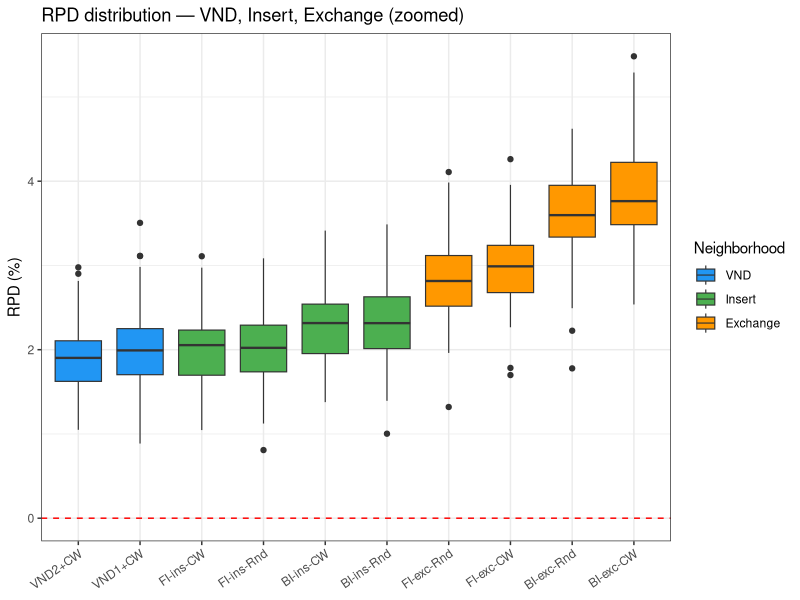
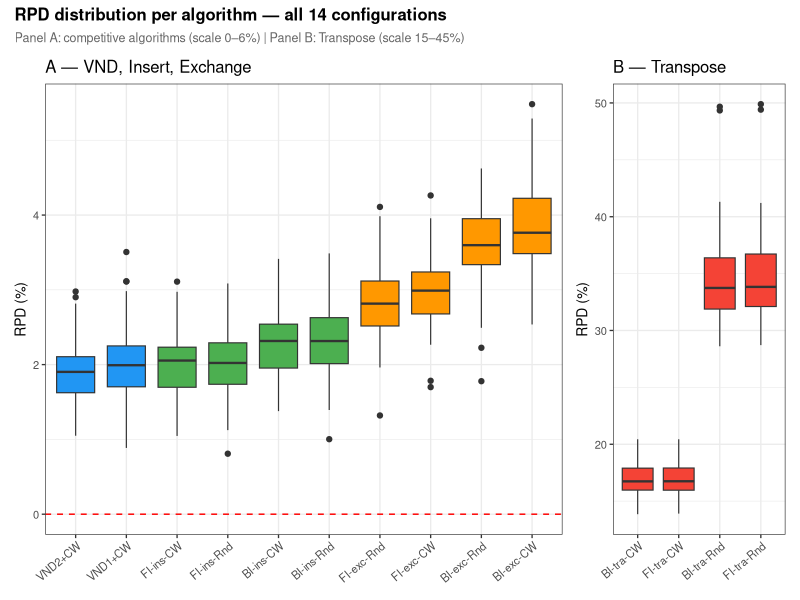
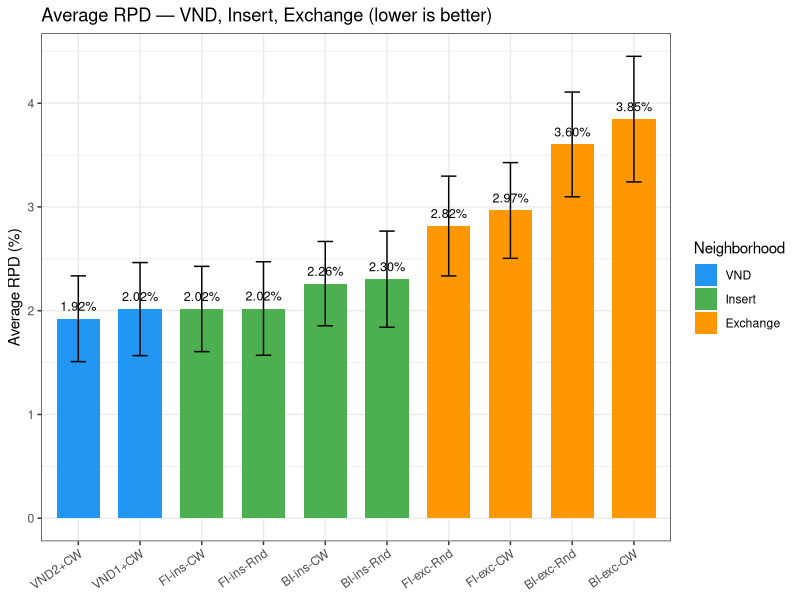
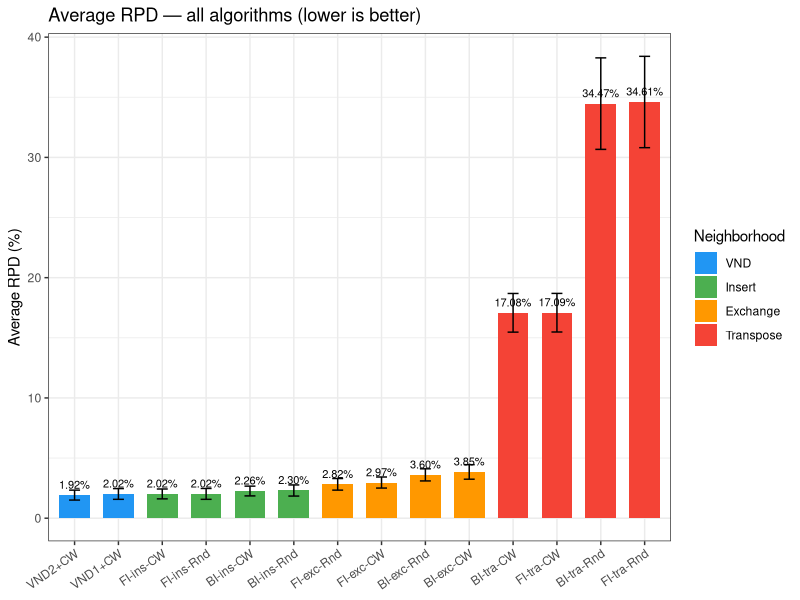
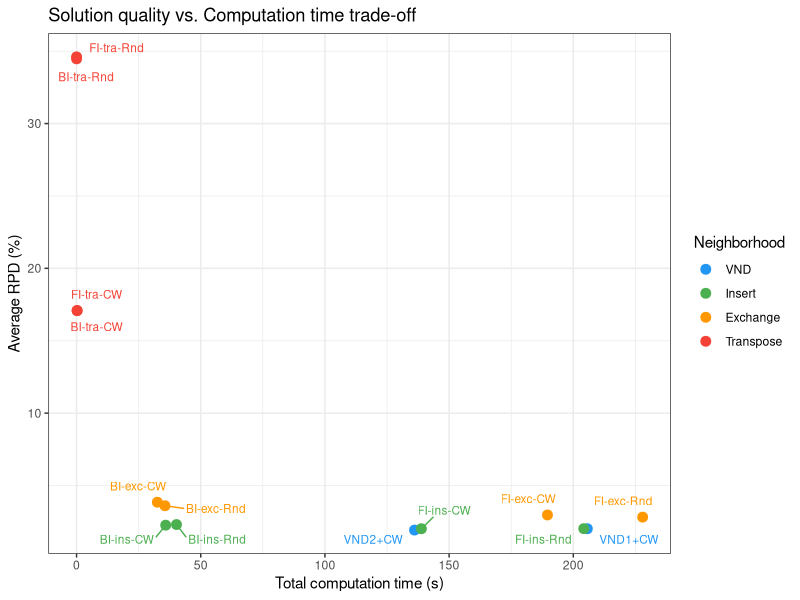
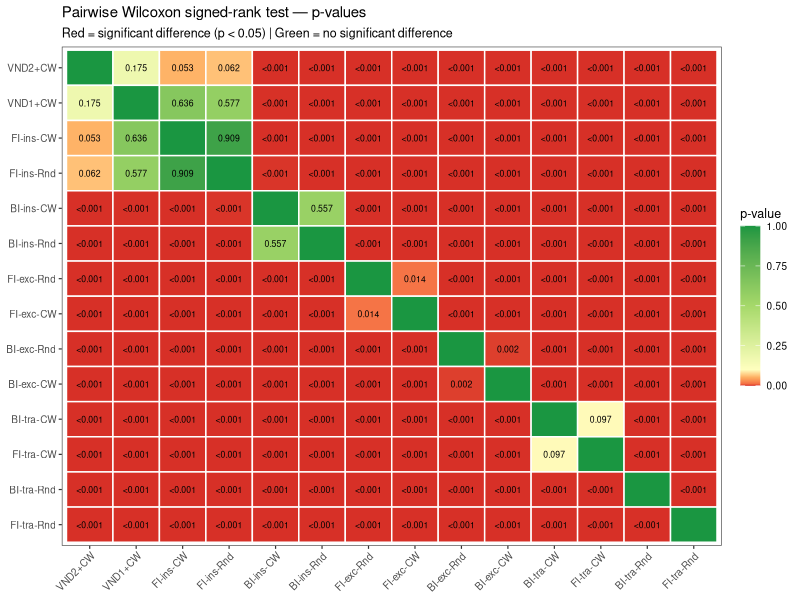
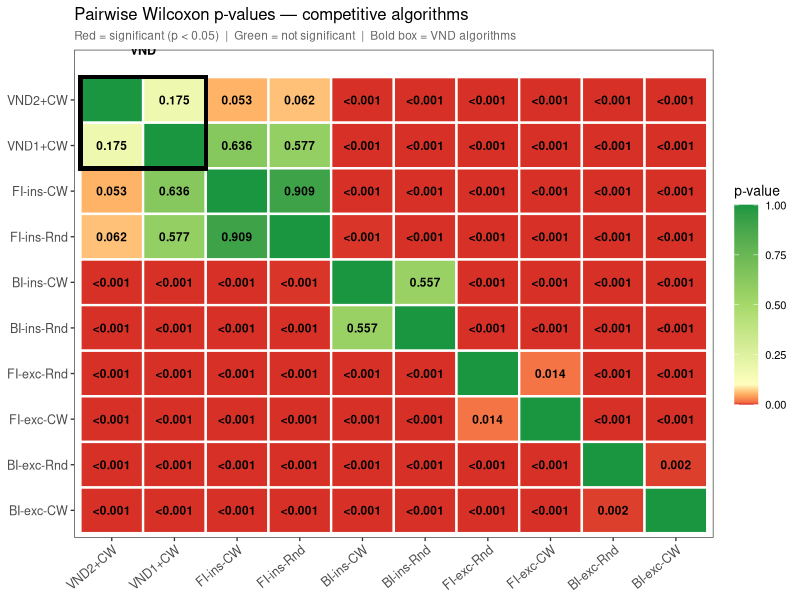

R code for these plots, in order:
# Statistical analysis — LOP Iterative Improvement
# Exercise 1.1 and 1.2 — INFO-H-413 Heuristic Optimization

dir.create("results/figures", showWarnings=FALSE)

data <- read.table("results/raw_data.txt", header=TRUE, sep="\t")

data$label <- paste(data$algo, data$pivot, data$neighborhood, data$init, sep="_")

# Short readable names for plots
data$short_label <- with(data, {
    ifelse(algo == "VND",
        paste0(toupper(pivot), "+CW"),
        paste0(
            ifelse(pivot=="first","FI","BI"), "-",
            substr(neighborhood,1,3), "-",
            ifelse(init=="random","Rnd","CW")
        )
    )
})

# ─────────────────────────────────────────────────────────────────
# 1. SUMMARY TABLE
# ─────────────────────────────────────────────────────────────────
avg_rpd    <- tapply(data$rpd,      data$label, mean)
sd_rpd     <- tapply(data$rpd,      data$label, sd)
total_time <- tapply(data$time_sec, data$label, sum)

result <- data.frame(
    algorithm  = names(avg_rpd),
    avg_rpd    = round(avg_rpd,    4),
    sd_rpd     = round(sd_rpd,     4),
    total_time = round(total_time, 4)
)
result <- result[order(result$avg_rpd), ]
rownames(result) <- NULL

cat("=======================================================\n")
cat(" SUMMARY: Average RPD (%) and Total Time (s)\n")
cat("=======================================================\n")
print(result)

write.csv(result, "results/summary_table.csv", row.names=FALSE)
cat("\nSaved: results/summary_table.csv\n")

# ─────────────────────────────────────────────────────────────────
# 2. WILCOXON TESTS
# ─────────────────────────────────────────────────────────────────
get_rpd <- function(piv, nei, ini) {
    sub <- data[data$algo=="II" & data$pivot==piv &
                data$neighborhood==nei & data$init==ini, ]
    sub[order(sub$instance), "rpd"]
}

get_vnd_rpd <- function(vnd) {
    sub <- data[data$algo=="VND" & data$pivot==vnd, ]
    sub[order(sub$instance), "rpd"]
}

wilcox_result <- function(label_a, rpd_a, label_b, rpd_b) {
    test <- wilcox.test(rpd_a, rpd_b, paired=TRUE, exact=FALSE)
    sig  <- ifelse(test$p.value < 0.05, "YES", "no")
    cat(sprintf("  %-35s vs %-35s | p=%.4f | sig: %s\n",
                label_a, label_b, test$p.value, sig))
    data.frame(algo_a=label_a, algo_b=label_b,
               p_value=round(test$p.value,4), significant=sig)
}

wilcox_rows <- list()

cat("\n=======================================================\n")
cat(" WILCOXON TESTS — Exercise 1.1\n")
cat("=======================================================\n")

cat("\n--- First vs Best (same neighborhood + init) ---\n")
for (nei in c("transpose","exchange","insert")) {
    for (ini in c("random","cw")) {
        a <- get_rpd("first", nei, ini)
        b <- get_rpd("best",  nei, ini)
        wilcox_rows[[length(wilcox_rows)+1]] <-
            wilcox_result(paste("first",nei,ini), a, paste("best",nei,ini), b)
    }
}

cat("\n--- Neighborhood comparison (first-improvement, random init) ---\n")
t_r <- get_rpd("first","transpose","random")
e_r <- get_rpd("first","exchange", "random")
i_r <- get_rpd("first","insert",   "random")
wilcox_rows[[length(wilcox_rows)+1]] <- wilcox_result("first_transpose_random", t_r, "first_exchange_random", e_r)
wilcox_rows[[length(wilcox_rows)+1]] <- wilcox_result("first_transpose_random", t_r, "first_insert_random",   i_r)
wilcox_rows[[length(wilcox_rows)+1]] <- wilcox_result("first_exchange_random",  e_r, "first_insert_random",   i_r)

cat("\n--- Random vs CW (same pivot + neighborhood) ---\n")
for (piv in c("first","best")) {
    for (nei in c("transpose","exchange","insert")) {
        a <- get_rpd(piv, nei, "random")
        b <- get_rpd(piv, nei, "cw")
        wilcox_rows[[length(wilcox_rows)+1]] <-
            wilcox_result(paste(piv,nei,"random"), a, paste(piv,nei,"cw"), b)
    }
}

cat("\n=======================================================\n")
cat(" WILCOXON TESTS — Exercise 1.2 (VND)\n")
cat("=======================================================\n")

vnd1    <- get_vnd_rpd("vnd1")
vnd2    <- get_vnd_rpd("vnd2")
best_ii <- get_rpd("first","insert","cw")

cat("\n--- VND1 vs VND2 ---\n")
wilcox_rows[[length(wilcox_rows)+1]] <- wilcox_result("VND1_cw", vnd1, "VND2_cw", vnd2)

cat("\n--- VND vs best II (first_insert_cw) ---\n")
wilcox_rows[[length(wilcox_rows)+1]] <- wilcox_result("VND1_cw", vnd1, "first_insert_cw", best_ii)
wilcox_rows[[length(wilcox_rows)+1]] <- wilcox_result("VND2_cw", vnd2, "first_insert_cw", best_ii)

wilcox_table <- do.call(rbind, wilcox_rows)
write.csv(wilcox_table, "results/wilcoxon_table.csv", row.names=FALSE)
cat("\nSaved: results/wilcoxon_table.csv\n")

# ─────────────────────────────────────────────────────────────────
# 3. FIGURES
# ─────────────────────────────────────────────────────────────────
library(ggplot2)
library(ggrepel)

# Order algorithms by avg RPD for all plots
ordered_labels <- result$algorithm
short_map <- unique(data[, c("label","short_label")])
ordered_short <- short_map$short_label[match(ordered_labels, short_map$label)]

data$short_label <- factor(data$short_label, levels=ordered_short)

# Color by neighborhood type
data$group <- with(data, ifelse(algo=="VND", "VND",
                   ifelse(neighborhood=="transpose", "Transpose",
                   ifelse(neighborhood=="exchange",  "Exchange", "Insert"))))
data$group <- factor(data$group, levels=c("VND","Insert","Exchange","Transpose"))

group_colors <- c("VND"="#2196F3", "Insert"="#4CAF50",
                  "Exchange"="#FF9800", "Transpose"="#F44336")

# ── Figure 1: Boxplot — two panels (zoom + full) ─────────────────
# Top panel: zoom on algorithms with RPD < 6%
# Bottom panel: full view including Transpose

top_algos <- levels(data$short_label)[1:10]   # VND + Insert + Exchange
data_top  <- data[data$short_label %in% top_algos, ]
data_top$short_label <- droplevels(data_top$short_label)

p_zoom <- ggplot(data_top, aes(x=short_label, y=rpd, fill=group)) +
    geom_boxplot(outlier.size=1.5, linewidth=0.4) +
    scale_fill_manual(values=group_colors, name="Neighborhood") +
    geom_hline(yintercept=0, linetype="dashed", color="red", linewidth=0.5) +
    labs(title="RPD distribution — VND, Insert, Exchange (zoomed)",
         x=NULL, y="RPD (%)") +
    theme_bw(base_size=11) +
    theme(axis.text.x=element_text(angle=35, hjust=1),
          legend.position="right")

ggsave("results/figures/boxplot_rpd_zoom.png", p_zoom, width=10, height=5, dpi=150)
cat("Saved: results/figures/boxplot_rpd_zoom.png\n")

# Full view: two separate panels with independent y-scales
# Panel A — VND + Insert + Exchange (RPD 1-5%)
data_good <- data[data$group %in% c("VND","Insert","Exchange"), ]
data_good$short_label <- droplevels(data_good$short_label)

# Panel B — Transpose only (RPD 15-40%)
data_tra  <- data[data$group == "Transpose", ]
data_tra$short_label <- droplevels(data_tra$short_label)

p_panel_a <- ggplot(data_good, aes(x=short_label, y=rpd, fill=group)) +
    geom_boxplot(outlier.size=1.5, linewidth=0.4) +
    scale_fill_manual(values=group_colors, name="Neighborhood") +
    geom_hline(yintercept=0, linetype="dashed", color="red", linewidth=0.5) +
    labs(title="A — VND, Insert, Exchange",
         x=NULL, y="RPD (%)") +
    theme_bw(base_size=10) +
    theme(axis.text.x=element_text(angle=40, hjust=1),
          legend.position="none")

p_panel_b <- ggplot(data_tra, aes(x=short_label, y=rpd, fill=group)) +
    geom_boxplot(outlier.size=1.5, linewidth=0.4) +
    scale_fill_manual(values=group_colors, name="Neighborhood") +
    labs(title="B — Transpose",
         x=NULL, y="RPD (%)") +
    theme_bw(base_size=10) +
    theme(axis.text.x=element_text(angle=40, hjust=1),
          legend.position="none")

# Combine side by side with patchwork or cowplot if available,
# otherwise save separately and note they go side by side
if (requireNamespace("patchwork", quietly=TRUE)) {
    library(patchwork)
    p_combined <- p_panel_a + p_panel_b +
        plot_layout(widths=c(3,1)) +
        plot_annotation(
            title="RPD distribution per algorithm — all 14 configurations",
            subtitle="Panel A: competitive algorithms (scale 0–6%) | Panel B: Transpose (scale 15–45%)",
            theme=theme(plot.title=element_text(size=12, face="bold"),
                        plot.subtitle=element_text(size=9, color="gray40"))
        )
    ggsave("results/figures/boxplot_rpd_full.png", p_combined, width=13, height=5, dpi=150)
} else {
    # fallback: save side by side manually
    png("results/figures/boxplot_rpd_full.png", width=1800, height=600, res=130)
    par(mfrow=c(1,2))
    print(p_panel_a)
    print(p_panel_b)
    dev.off()
}
cat("Saved: results/figures/boxplot_rpd_full.png\n")

# ── Figure 2: Barplot avg RPD — two panels ───────────────────────
result_plot <- data.frame(
    short_label = factor(ordered_short, levels=ordered_short),
    avg_rpd     = result$avg_rpd,
    sd_rpd      = result$sd_rpd,
    group       = with(result, ifelse(grepl("VND", algorithm), "VND",
                        ifelse(grepl("insert", algorithm), "Insert",
                        ifelse(grepl("exchange", algorithm), "Exchange", "Transpose"))))
)
result_plot$group <- factor(result_plot$group, levels=c("VND","Insert","Exchange","Transpose"))

# Zoom: first 10 algorithms (RPD < 6%)
result_zoom <- result_plot[1:10, ]

p_bar_zoom <- ggplot(result_zoom, aes(x=short_label, y=avg_rpd, fill=group)) +
    geom_bar(stat="identity", width=0.7) +
    geom_errorbar(aes(ymin=avg_rpd-sd_rpd, ymax=avg_rpd+sd_rpd),
                  width=0.25, linewidth=0.5) +
    geom_text(aes(label=sprintf("%.2f%%", avg_rpd)),
              vjust=-0.8, size=3.2) +
    scale_fill_manual(values=group_colors, name="Neighborhood") +
    labs(title="Average RPD — VND, Insert, Exchange (lower is better)",
         x=NULL, y="Average RPD (%)") +
    theme_bw(base_size=11) +
    theme(axis.text.x=element_text(angle=35, hjust=1),
          legend.position="right")

p_bar_full <- ggplot(result_plot, aes(x=short_label, y=avg_rpd, fill=group)) +
    geom_bar(stat="identity", width=0.7) +
    geom_errorbar(aes(ymin=avg_rpd-sd_rpd, ymax=avg_rpd+sd_rpd),
                  width=0.25, linewidth=0.5) +
    geom_text(aes(label=sprintf("%.2f%%", avg_rpd)),
              vjust=-0.8, size=2.8) +
    scale_fill_manual(values=group_colors, name="Neighborhood") +
    labs(title="Average RPD — all algorithms (lower is better)",
         x=NULL, y="Average RPD (%)") +
    theme_bw(base_size=11) +
    theme(axis.text.x=element_text(angle=35, hjust=1),
          legend.position="right")

ggsave("results/figures/barplot_avg_rpd_zoom.png", p_bar_zoom, width=10, height=5, dpi=150)
ggsave("results/figures/barplot_avg_rpd_full.png", p_bar_full, width=12, height=5, dpi=150)
cat("Saved: results/figures/barplot_avg_rpd_zoom.png\n")
cat("Saved: results/figures/barplot_avg_rpd_full.png\n")

# ── Figure 3: RPD vs Time trade-off ──────────────────────────────
p_tradeoff <- ggplot(result_plot, aes(x=result$total_time, y=avg_rpd,
                                       color=group, label=short_label)) +
    geom_point(size=3) +
    geom_text_repel(size=3, max.overlaps=20,
                    box.padding=0.5, point.padding=0.3) +
    scale_color_manual(values=group_colors, name="Neighborhood") +
    labs(title="Solution quality vs. Computation time trade-off",
         x="Total computation time (s)", y="Average RPD (%)") +
    theme_bw(base_size=11)

ggsave("results/figures/rpd_vs_time.png", p_tradeoff, width=10, height=6, dpi=150)
cat("Saved: results/figures/rpd_vs_time.png\n")

# ── Figure 4: Heatmap of pairwise Wilcoxon p-values ──────────────
# Get RPD vector for each of the 14 algorithms
all_labels <- ordered_short
all_rpds   <- lapply(ordered_labels, function(lbl) {
    data[data$label == lbl, ][order(data[data$label == lbl, "instance"]), "rpd"]
})
names(all_rpds) <- all_labels

n <- length(all_labels)
pmat <- matrix(NA, nrow=n, ncol=n, dimnames=list(all_labels, all_labels))

for (i in 1:n) {
    for (j in 1:n) {
        if (i == j) {
            pmat[i,j] <- 1
        } else if (i < j) {
            p <- wilcox.test(all_rpds[[i]], all_rpds[[j]],
                             paired=TRUE, exact=FALSE)$p.value
            pmat[i,j] <- p
            pmat[j,i] <- p
        }
    }
}

# Convert to long format for ggplot
pmat_df <- as.data.frame(as.table(pmat))
colnames(pmat_df) <- c("algo_a","algo_b","p_value")
pmat_df$algo_a <- factor(pmat_df$algo_a, levels=all_labels)
pmat_df$algo_b <- factor(pmat_df$algo_b, levels=rev(all_labels))
pmat_df$significant <- ifelse(pmat_df$p_value < 0.05, "p < 0.05", "p ≥ 0.05")
pmat_df$label <- ifelse(pmat_df$algo_a == pmat_df$algo_b, "",
                        ifelse(pmat_df$p_value < 0.001, "<0.001",
                               sprintf("%.3f", pmat_df$p_value)))

p_heatmap <- ggplot(pmat_df, aes(x=algo_a, y=algo_b, fill=p_value)) +
    geom_tile(color="white", linewidth=0.5) +
    geom_text(aes(label=label), size=2.2, color="black") +
    scale_fill_gradientn(
        colors  = c("#d73027","#f46d43","#fdae61","#ffffbf","#a6d96a","#1a9641"),
        values  = scales::rescale(c(0, 0.01, 0.05, 0.1, 0.5, 1)),
        limits  = c(0, 1),
        name    = "p-value",
        guide   = guide_colorbar(barwidth=1, barheight=8)
    ) +
    labs(title="Pairwise Wilcoxon signed-rank test — p-values",
         subtitle="Red = significant difference (p < 0.05) | Green = no significant difference",
         x=NULL, y=NULL) +
    theme_bw(base_size=9) +
    theme(axis.text.x=element_text(angle=45, hjust=1),
          axis.text.y=element_text(hjust=1),
          panel.grid=element_blank())

ggsave("results/figures/heatmap_pvalues.png", p_heatmap,
       width=11, height=9, dpi=150)
cat("Saved: results/figures/heatmap_pvalues.png\n")

# ── Figure 4b: Heatmap zoomed — competitive algorithms only ──────
# Focus on VND + Insert + Exchange (top-left 10x10 block)
top10_labels <- all_labels[1:10]
top10_rpds   <- all_rpds[1:10]

pmat10 <- matrix(NA, nrow=10, ncol=10,
                 dimnames=list(top10_labels, top10_labels))
for (i in 1:10) {
    for (j in 1:10) {
        if (i == j) {
            pmat10[i,j] <- 1
        } else if (i < j) {
            p <- wilcox.test(top10_rpds[[i]], top10_rpds[[j]],
                             paired=TRUE, exact=FALSE)$p.value
            pmat10[i,j] <- p
            pmat10[j,i] <- p
        }
    }
}

pmat10_df <- as.data.frame(as.table(pmat10))
colnames(pmat10_df) <- c("algo_a","algo_b","p_value")
pmat10_df$algo_a <- factor(pmat10_df$algo_a, levels=top10_labels)
pmat10_df$algo_b <- factor(pmat10_df$algo_b, levels=rev(top10_labels))
pmat10_df$label  <- ifelse(pmat10_df$algo_a == pmat10_df$algo_b, "",
                           ifelse(pmat10_df$p_value < 0.001, "<0.001",
                                  sprintf("%.3f", pmat10_df$p_value)))

p_heatmap_zoom <- ggplot(pmat10_df, aes(x=algo_a, y=algo_b, fill=p_value)) +
    geom_tile(color="white", linewidth=0.8) +
    geom_text(aes(label=label), size=3, fontface="bold", color="black") +
    scale_fill_gradientn(
        colors = c("#d73027","#f46d43","#fdae61","#ffffbf","#a6d96a","#1a9641"),
        values = scales::rescale(c(0, 0.01, 0.05, 0.1, 0.5, 1)),
        limits = c(0, 1),
        name   = "p-value",
        guide  = guide_colorbar(barwidth=1.2, barheight=10)
    ) +
    geom_rect(xmin=0.5, xmax=2.5, ymin=8.5, ymax=10.5,
              fill=NA, color="black", linewidth=1.2) +
    annotate("text", x=1.5, y=11.1, label="VND", size=3.2,
             fontface="bold", color="black") +
    labs(title="Pairwise Wilcoxon p-values — competitive algorithms",
         subtitle="Red = significant (p < 0.05)  |  Green = not significant  |  Bold box = VND algorithms",
         x=NULL, y=NULL) +
    theme_bw(base_size=10) +
    theme(axis.text.x=element_text(angle=40, hjust=1, size=9),
          axis.text.y=element_text(size=9),
          panel.grid=element_blank(),
          plot.subtitle=element_text(size=8.5, color="gray40"))

ggsave("results/figures/heatmap_pvalues_zoom.png", p_heatmap_zoom,
       width=9, height=8, dpi=150)
cat("Saved: results/figures/heatmap_pvalues_zoom.png\n")

cat("\n=======================================================\n")
cat(" All done.\n")
cat("=======================================================\n")
